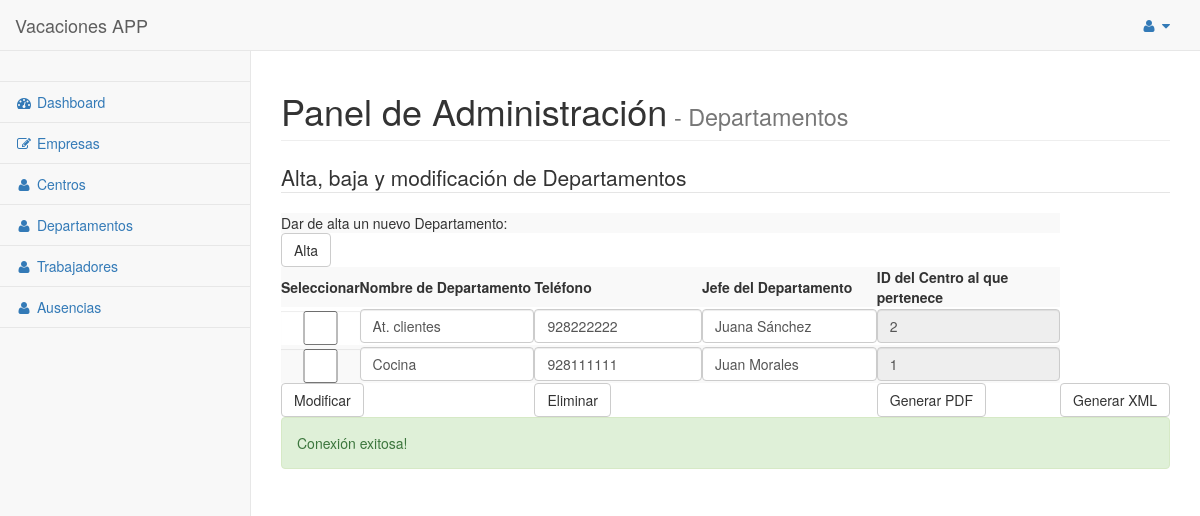
The page /pages/tablas/departamento.php on the database its author committed.
### tables this page shows
CREATE TABLE `Departamento` (
  `nombreDepartamento` varchar(45) NOT NULL,
  `TlfDepartamento` char(9) NOT NULL,
  `JefeDepartamento` varchar(45) NOT NULL,
  `idCentroDepartamento` int(2) NOT NULL AUTO_INCREMENT,
  PRIMARY KEY (`nombreDepartamento`),
  KEY `fk_idCentroDepartamento_idx` (`idCentroDepartamento`),
  CONSTRAINT `fk_idCentroDepartamento` FOREIGN KEY (`idCentroDepartamento`) REFERENCES `Centro` (`idCentro`) ON DELETE NO ACTION ON UPDATE NO ACTION
);

### pages/tablas/departamento.php (the view, shortened to what this page needs)
<!DOCTYPE html>
<html lang="en">
<head>
    <link href="../../vendor/bootstrap/css/bootstrap.min.css" rel="stylesheet">
    <link href="../../vendor/metisMenu/metisMenu.min.css" rel="stylesheet">
    <link href="../../dist/css/sb-admin-2.css" rel="stylesheet">
    <link href="../../vendor/morrisjs/morris.css" rel="stylesheet">
    <link href="../../vendor/font-awesome/css/font-awesome.min.css" rel="stylesheet" type="text/css">
</head>
<body>
    <?php
        $mysqli = conectar();
    ?>
    <div id="wrapper">
        <nav class="navbar navbar-default navbar-static-top" role="navigation" style="margin-bottom: 0">
            <div class="navbar-header">
                <a class="navbar-brand" href="../../index.html">Vacaciones APP</a>
            </div>
            <ul class="nav navbar-top-links navbar-right">
                <li class="dropdown">
                    <a class="dropdown-toggle" data-toggle="dropdown" href="#">
                        <i class="fa fa-user fa-fw"></i> <i class="fa fa-caret-down"></i>
                    </a>
                </li>
            </ul>
            <div class="navbar-default sidebar" role="navigation">
                <div class="sidebar-nav navbar-collapse">
                    <ul class="nav" id="side-menu">
                        <li class="sidebar-search">
                        </li>
                        <li>
                            <a href="../../index.html"><i class="fa fa-dashboard fa-fw"></i> Dashboard</a>
                        </li>
                        <li>
                            <a href="empresa.php"><i class="fa fa-edit fa-fw"></i> Empresas</a>
                        </li>
                        <li>
                            <a href="centro.php"><i class="fa fa-user fa-fw"></i> Centros</a>
                        </li>
                        <li>
                            <a href="#"><i class="fa fa-user fa-fw"></i> Departamentos</a>
                        </li>
                        <li>
                            <a href="trabajador.php"><i class="fa fa-user fa-fw"></i> Trabajadores</a>
                        </li>
                        <li>
                            <a href="ausencia.php"><i class="fa fa-user fa-fw"></i> Ausencias</a>
                        </li>
                    </ul>
                </div>
            </div>
        </nav>
        <div id="page-wrapper">
            <div class="row">
                <div class="col-lg-12">
                    <h1 class="page-header">Panel de Administración<small> - Departamentos</small></h1>
                </div>
                <div class="col-lg-12">
                </div>
                <div class="col-lg-12">
                    <div class="form-group">
                        <fieldset>
                        <?php
                            $sql = "SELECT DISTINCT * FROM Departamento";
                            $resultado = $mysqli -> query($sql);
                        ?>
                            <legend><span>Alta, baja y modificación de Departamentos</span></legend>
                            <form class="form" method="POST" enctype="multipart/form-data"
                                action="<?php echo htmlspecialchars($_SERVER["PHP_SELF"]);?>">
                                <table class="table-hover table-responsive table-striped">
                                    <tr><td colspan="6">Dar de alta un nuevo Departamento: </td></tr>
                                    <tr><td colspan="6"><button type="submit" name="alta" class="btn btn-default" />Alta</button></td></tr>
                                    <tr>
                                        <th>Seleccionar</th>
                                        <th>Nombre de Departamento</th>
                                        <th>Teléfono</th>
                                        <th>Jefe del Departamento</th>
                                        <th>ID del Centro al que pertenece</th>
                                    </tr>
                            <?php
                                while ($fila = $resultado -> fetch_assoc()){
                                    echo '
                                    <tr>
                                        <td><input type="checkbox" name="seleccionar[]" class="form-control" value="' .$fila['nombreDepartamento'] .'"></td>
                                        <td><input type="text" name="nombreDepartamento[]" class="form-control" value="' .$fila['nombreDepartamento'] .'"></td>
                                        <td><input type="text" name="TlfDepartamento[]" class="form-control" value="' .$fila['TlfDepartamento'] .'"></td>
                                        <td><input type="text" name="JefeDepartamento[]" class="form-control" value="' .$fila['JefeDepartamento'] .'"></td>
                                        <td><input type="text" name="idCentroDepartamento[]" class="form-control" value="' .$fila['idCentroDepartamento'] .'" readonly></td>
                                    </tr>';
                                }
                                echo '<tr><td colspan="2"><button type="submit" name="guardar" class="btn btn-default"/>Modificar</button></td>';
                                echo '<td colspan="2"><button type="submit" name="eliminar" class="btn btn-default"/>Eliminar</button></td>';
                                echo '<td colspan="2"><button type="submit" class="btn btn-default" name="generar"/>Generar PDF</button></td>';
                                echo '<td><a href="../informes/clientes.php">
                                        <button type="submit" name="generarxml" class="btn btn-default"/>Generar XML</button>
                                    </a></td></tr>';
                                echo "</table>";
                                echo "</form>"
                            ?>
                        </fieldset>
                        <div id="error" class="" role="alert">
                        </div>
                    </div>
                </div>
            </div>
            </div>
        </div>
</body>
</html>

### rows shown on the page
departamento: nombreDepartamento "At. clientes", TlfDepartamento "928222222", JefeDepartamento "Juana Sánchez", idCentroDepartamento "2"
departamento: nombreDepartamento "Cocina", TlfDepartamento "928111111", JefeDepartamento "Juan Morales", idCentroDepartamento "1"
